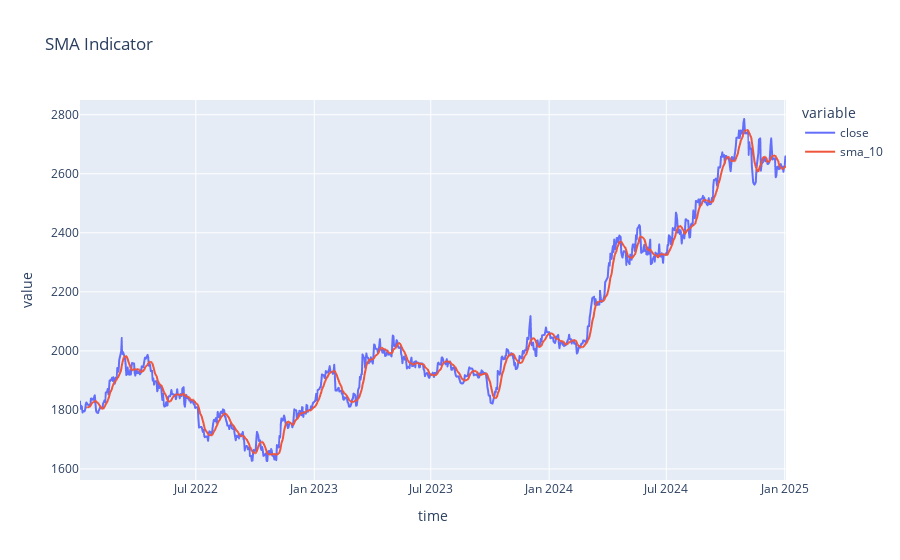

Notebook code for this chart:
### Markdown cell above
---


# 1. Simple Moving Average (SMA) Calculation
The Simple Moving Average is one of the widest used indicators amongst traders. It is used to determine trends in the market and to filter out noise. It is calculated by taking the average prices for a specific period.

### Code cell
sma_period = 10  # defining the sma period to 10

# calculating sma in pandas using df.rolling().mean() applied on the close price
# rolling() defines the window for the period where sma_period is passed
# mean() calculates the average value
df['sma_10'] = df['close'].rolling(sma_period).mean()

# Markdown description and resulting column
display(Markdown('Notice as we have NaN values in the beginning as we require at least 10 values to calculate the SMA'))
display(df[['time', 'close', 'sma_10']])

# plotting the SMA
fig_sma = px.line(df, x='time', y=['close', 'sma_10'], title='SMA Indicator')  # to plot SMA, add it to the y parameter
display(fig_sma)

### Figure 1 — Plotly figure (JSON) as saved in the notebook; plotly's stock layout.template omitted (floating-point values rounded to 4 significant figures; data arrays with more than 128 entries replaced by an {"elided": "..."} marker saying what was removed)
{"data": [{"hovertemplate": "variable=close<br>time=%{x}<br>value=%{y}<extra></extra>", "legendgroup": "close", "line": {"color": "#636efa", "dash": "solid"}, "marker": {"symbol": "circle"}, "mode": "lines", "name": "close", "showlegend": true, "type": "scattergl", "x": {"elided": "935 str values"}, "xaxis": "x", "y": {"elided": "935 float values"}, "yaxis": "y"}, {"hovertemplate": "variable=sma_10<br>time=%{x}<br>value=%{y}<extra></extra>", "legendgroup": "sma_10", "line": {"color": "#EF553B", "dash": "solid"}, "marker": {"symbol": "circle"}, "mode": "lines", "name": "sma_10", "showlegend": true, "type": "scattergl", "x": {"elided": "935 str values"}, "xaxis": "x", "y": {"elided": "935 float values"}, "yaxis": "y"}], "layout": {"legend": {"title": {"text": "variable"}, "tracegroupgap": 0}, "title": {"text": "SMA Indicator"}, "xaxis": {"anchor": "y", "domain": [0, 1], "title": {"text": "time"}}, "yaxis": {"anchor": "x", "domain": [0, 1], "title": {"text": "value"}}}}
